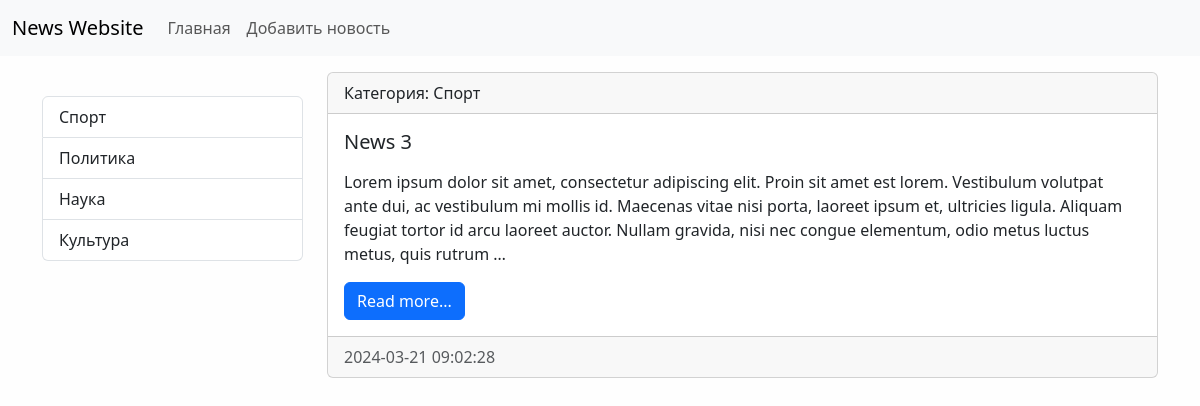
The app's page /category/2/, older data.
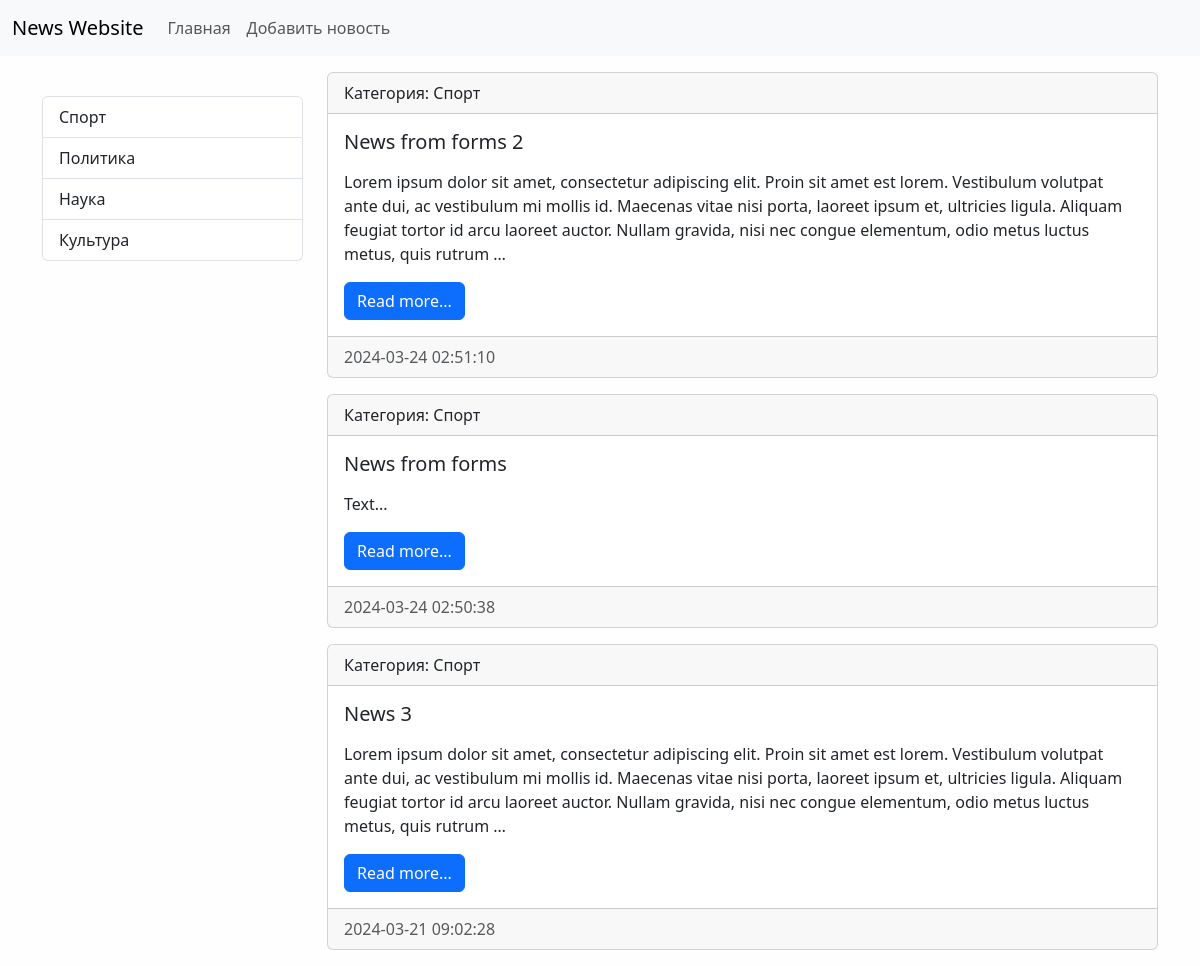
The same page, newer data.
### news/models.py (models this page shows, shortened)
class Category(models.Model):
    title = models.CharField(max_length=150, db_index=True, verbose_name='Наименование категории')
    def get_absolute_url(self):
        return reverse('category', kwargs={'category_id': self.pk})
    class Meta:
        verbose_name = 'Категория'
        verbose_name_plural = 'Категории'
        ordering = ['-title']

class News(models.Model):
    title = models.CharField(max_length = 150, verbose_name='Наименование')
    content = models.TextField(blank = True, verbose_name='Контент')
    created_at = models.DateTimeField(auto_now_add = True, verbose_name='Дата публикации')
    updated_at = models.DateTimeField(auto_now = True, verbose_name='Обновлено')
    is_published = models.BooleanField(default=True, verbose_name='Опубликовано')
    category = models.ForeignKey('Category', on_delete=models.PROTECT, null=True, verbose_name='Категория')
    def get_absolute_url(self):
        return reverse('view_news', kwargs={'news_id': self.pk})
    class Meta:
        verbose_name = 'Новость'
        verbose_name_plural = 'Новости'
        ordering = ['-created_at']

### news/views.py (the view)
# urls.py: path('category/<int:category_id>/', get_category, name='category'),
def get_category(request, category_id):
    news = News.objects.filter(category_id=category_id)
    category = Category.objects.get(pk=category_id)
    return render(request, 'news/category.html', {'news': news, 'category':category})

### news/templatetags/news_tags.py (called while the page is built)
@register.inclusion_tag('news/list_categories.html')
def show_categories(arg1='Hello', arg2='world'):
    categories = Category.objects.all()
    return {'categories': categories}

### news/templates/news/category.html (shortened to what this page needs)
{% extends 'base.html'%}
{% block sidebar %}
  {% include 'inc/_sidebar.html'%}
{% endblock %}
{% block content %}
  {%for item in news%}
  <div class="card mb-3">
    <div class="card-header">Категория: {{item.category.title}}</div>
    <div class="card-body">
      <h5 class="card-title">{{item.title}}</h5>
      <p class="card-text">{{item.content|linebreaks|safe|truncatewords:50}}</p>
      <a
        href="{{item.get_absolute_url}}"
        class="btn btn-primary"
        >Read more...</a
      >
    </div>
    <div class="card-footer text-body-secondary">
      {{item.created_at|date:'Y-m-d H:i:s'}}
    </div>
  </div>
  {%endfor%}
{% endblock %}

### templates/base.html (shortened to what this page needs)
<!DOCTYPE html>
{% load static %}
<html lang="en">
  <head>
    <link
    rel="stylesheet"
      href="{%static 'bootstrap-5.3.3-dist/css/bootstrap.min.css'%}"
    />
    <link
    rel="stylesheet"
    href="{%static 'css/style.css'%}"
  />
  </head>
  <body>
    {%include 'inc/_nav.html'%}
    <div class="container mt-3">
      <div class="row">
        <div class="col-md-3">
          {% block sidebar %}SIDEBAR{% endblock %}
        </div>
        <div class="col-md-9">
          {% block content %}CONTENT{% endblock %}
        </div>
      </div>
    </div>
  </body>
</html>

### templates/inc/_nav.html (shortened to what this page needs)
<nav class="navbar navbar-expand-lg bg-body-tertiary">
  <div class="container-fluid">
    <a
      class="navbar-brand"
      href="{% url 'home'%}"
      >News Website</a
    >
    <div
      class="collapse navbar-collapse"
      id="navbarSupportedContent"
    >
      <ul class="navbar-nav me-auto mb-2 mb-lg-0">
        <li class="nav-item">
          <a
            class="nav-link"
            href="{% url 'home'%}"
            >Главная</a
          >
        </li>
        <li class="nav-item">
          <a
            class="nav-link"
            href="{% url 'add_news'%}"
            >Добавить новость</a
          >
        </li>
      </ul>
    </div>
  </div>
</nav>

### templates/inc/_sidebar.html (shortened to what this page needs)
{% load news_tags %}
<br>
{% show_categories%}

### news/templates/news/list_categories.html
<div class="list-group">
    {%for item in categories%}
    <a
      href="{{item.get_absolute_url}}"
      class="list-group-item list-group-item-action"
      >{{item.title}}</a
    >
    {%endfor%}
  </div>

### mysite/static/css/style.css (style rules this page uses)
body { background-color: #fefefe; }

Row changes from the older to the newer data that the page shows:
added News: category "Спорт", title "News from forms 2", content "Lorem ipsum dolor sit amet, consectetur adipiscing elit. Proin sit amet est lorem. Vestibulum volutpat ante dui, ac vestibulum mi mollis id. Maecenas vitae nisi porta, laoreet ipsum et, ultricies ligula. Aliquam feugiat tortor id arcu laoreet auctor. Nullam gravida, nisi nec congue elementum, odio metus luctus metus, quis rutrum …", created_at "2024-03-24 02:51:10"
added News: category "Спорт", title "News from forms", content "Text...", created_at "2024-03-24 02:50:38"
